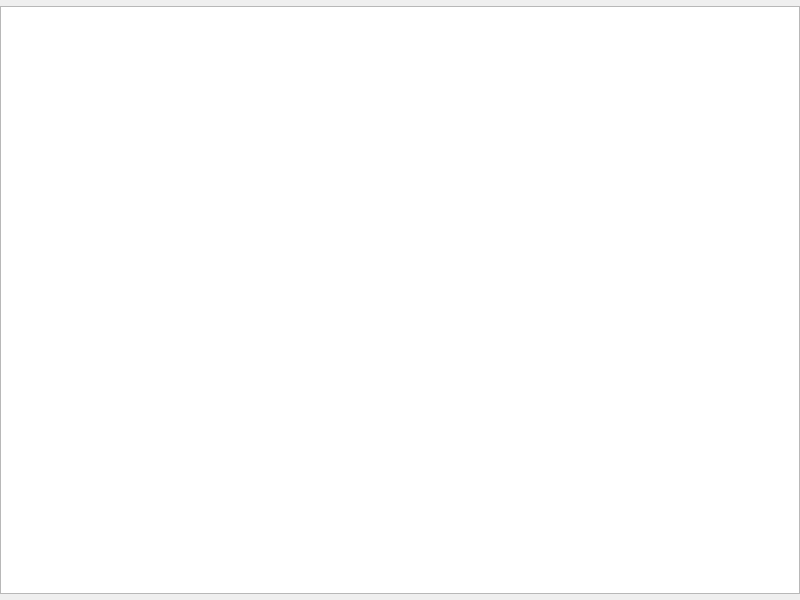
<?xml version="1.0" encoding="UTF-8"?>
<!-- Vị trí: /ui/widgets/librarywidget.ui -->
<!-- Phiên bản: 1.1 (Sửa lỗi Build - Promoted Widgets) -->
<ui version="4.0">
 <class>LibraryWidget</class>
 <widget class="QWidget" name="LibraryWidget">
  <property name="geometry">
   <rect>
    <x>0</x>
    <y>0</y>
    <width>800</width>
    <height>600</height>
   </rect>
  </property>
  <property name="windowTitle">
   <string>Form</string>
  </property>
  <layout class="QVBoxLayout" name="verticalLayout">
   <property name="leftMargin">
    <number>0</number>
   </property>
   <property name="topMargin">
    <number>0</number>
   </property>
   <property name="rightMargin">
    <number>0</number>
   </property>
   <property name="bottomMargin">
    <number>0</number>
   </property>
   <item>
    <widget class="LibraryToolbarWidget" name="toolbarWidget" native="true"/>
   </item>
   <item>
    <widget class="QTableView" name="videoTableView">
     <property name="contextMenuPolicy">
      <enum>Qt::CustomContextMenu</enum>
     </property>
     <property name="selectionMode">
      <enum>QAbstractItemView::ExtendedSelection</enum>
     </property>
     <property name="selectionBehavior">
      <enum>QAbstractItemView::SelectRows</enum>
     </property>
     <property name="sortingEnabled">
      <bool>true</bool>
     </property>
    </widget>
   </item>
   <item>
    <widget class="LibraryPaginationWidget" name="paginationWidget" native="true"/>
   </item>
  </layout>
 </widget>
 <customwidgets>
  <customwidget>
   <class>LibraryToolbarWidget</class>
   <extends>QWidget</extends>
   <header>widgets/librarytoolbarwidget.h</header>
   <container>1</container>
  </customwidget>
  <customwidget>
   <class>LibraryPaginationWidget</class>
   <extends>QWidget</extends>
   <header>widgets/librarypaginationwidget.h</header>
   <container>1</container>
  </customwidget>
 </customwidgets>
 <resources/>
 <connections/>
</ui>
